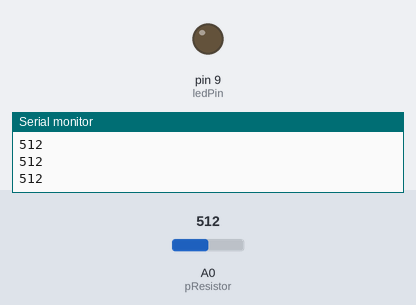
Bench run of a sketch on a simulated Arduino Uno, built with avr-gcc and run on an emulated ATmega328P. On the bench: output pins drawn as LEDs (lit = HIGH), the last lines printed to the serial monitor. The test bench sets the inputs (shaded band); at power-on: A0 (pResistor) = 512.

Above: at 1.3 s.
1.4 s: A0 (pResistor) set to 28
2.9 s: A0 (pResistor) set to 24
At 4.1 s:
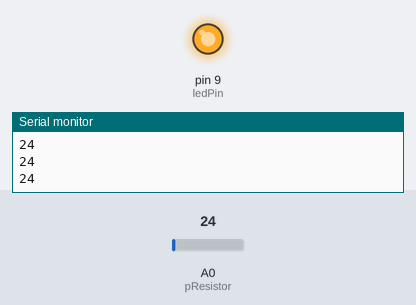
4.5 s: A0 (pResistor) set to 122
At 5.2 s:
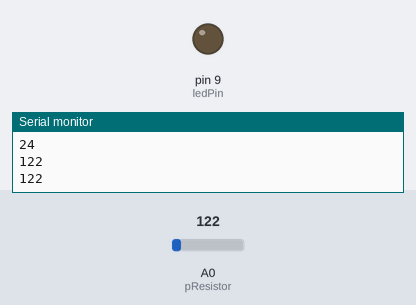
6.0 s: A0 (pResistor) set to 15
At 6.4 s:
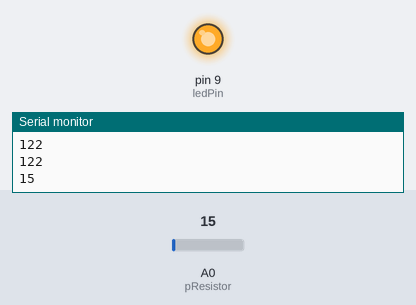
Timing chart, 0 to 8.5 s (numbered marks = the images above; inputs shaded):
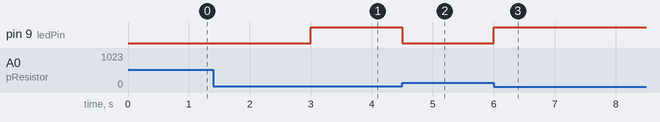

Measured:
- the behaviour switches between 26 and 25 on A0 (pResistor) (found by bisection; images 0 and 1)
- after the input at 2.9 s, pin 9 (ledPin): LOW → HIGH after 0.10 s
- after the input at 4.5 s, pin 9 (ledPin): HIGH → LOW at once
- after the input at 6.0 s, pin 9 (ledPin): LOW → HIGH at once

The sketch:

photores.ino
```cpp
/*
 *  Use a photoresistor (or photocell) to turn on an LED in the dark
 *  Author : Pinebook
*/

//Constants // fix values
const int pResistor = A0; // Photoresistor at Arduino analog pin A0
const int ledPin=9;       // Led pin at Arduino pin 9

//Variables // can change over time
int value;          // Store value from photoresistor (0-1023)

void setup(){
 pinMode(ledPin, OUTPUT);  // Set lepPin - 9 pin as an output
 pinMode(pResistor, INPUT);// Set pResistor - A0 pin as an input (optional)
 Serial.begin(9600); // Serial connector for numbers (optional)
}

void loop(){
  value = analogRead(pResistor); //read value

  Serial.println(value); //print serial (optional)
  if (value > 25){
    digitalWrite(ledPin, LOW);  //Turn led off
  }
  else{
    digitalWrite(ledPin, HIGH); //Turn led on
  }

  delay(500); //Small delay to let digital write finish (asym)
}
```
